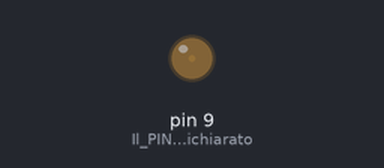
Bench run of a sketch on a simulated Arduino Uno, built with avr-gcc and run on an emulated ATmega328P. Shown: output pins drawn as LEDs (lit = HIGH).

Above: at 0.05 s.
At 0.8 s:
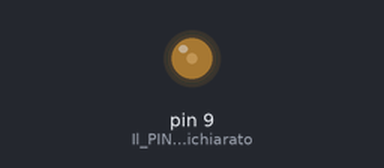
At 1.55 s:
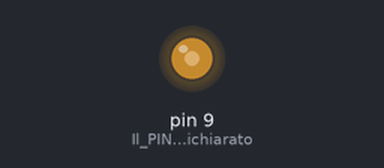
At 3.05 s:
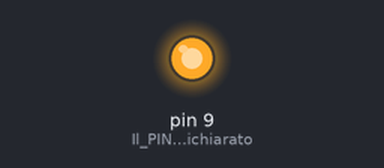
Timing chart, 0 to 7.1 s (numbered marks = the images above):
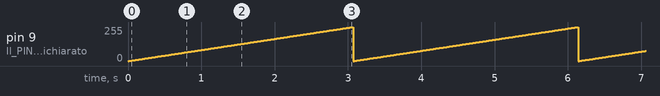

Measured:
- by itself, pin 9 (Il_PIN_nove_va_dichiarato): ramps from 0/255 to 255/255 and jumps back, once every 3.1 s

The sketch:

pwm_millis.ino
```cpp
/*
   Fade

   PWM per un LED: aumentare progressivamente la luminosita'.
   Utilizza la funzione millis() invece che un delay()
   in modo da non blocare il processore.

   La durata del ciclo e' pero' molto approssimativa in multipli di 256ms
   quindi con errore di +-128ms, inoltre si possono accumulare ulteriori
   ritardi se la funzione non viene eseguita regolarmente ogni ms.

 */


// the setup routine runs once when you press reset:
void setup()  {
  pinMode(9, OUTPUT); // Il PIN nove va dichiarato come un OUTPUT
}

void loop()  {

pwmUp(9, 3000);

}

// Funzioni:

void pwmUp(byte led, int speed) {
  // Aumenta progressivamente la luminosita' usanndo millis()
  // quindi senza bloccare il processore

  static byte brightness = 0;  // Valore iniziale per il PWM del LED
  static long previousMillis = 0;

  analogWrite(led, brightness);  // La funziona analogWrite utilizza il PWM
  // a 8 bit integrato nel MCU: simula un serie di valori intermedi
  // nell'intervallo discreto con minimo 0 (spento) e  massimo 255 (acceso).

  if ((millis() - previousMillis) > speed / 256) {
    brightness++ ; // Incrementiamo la luminosita'
    previousMillis = millis();
  };
}
```
